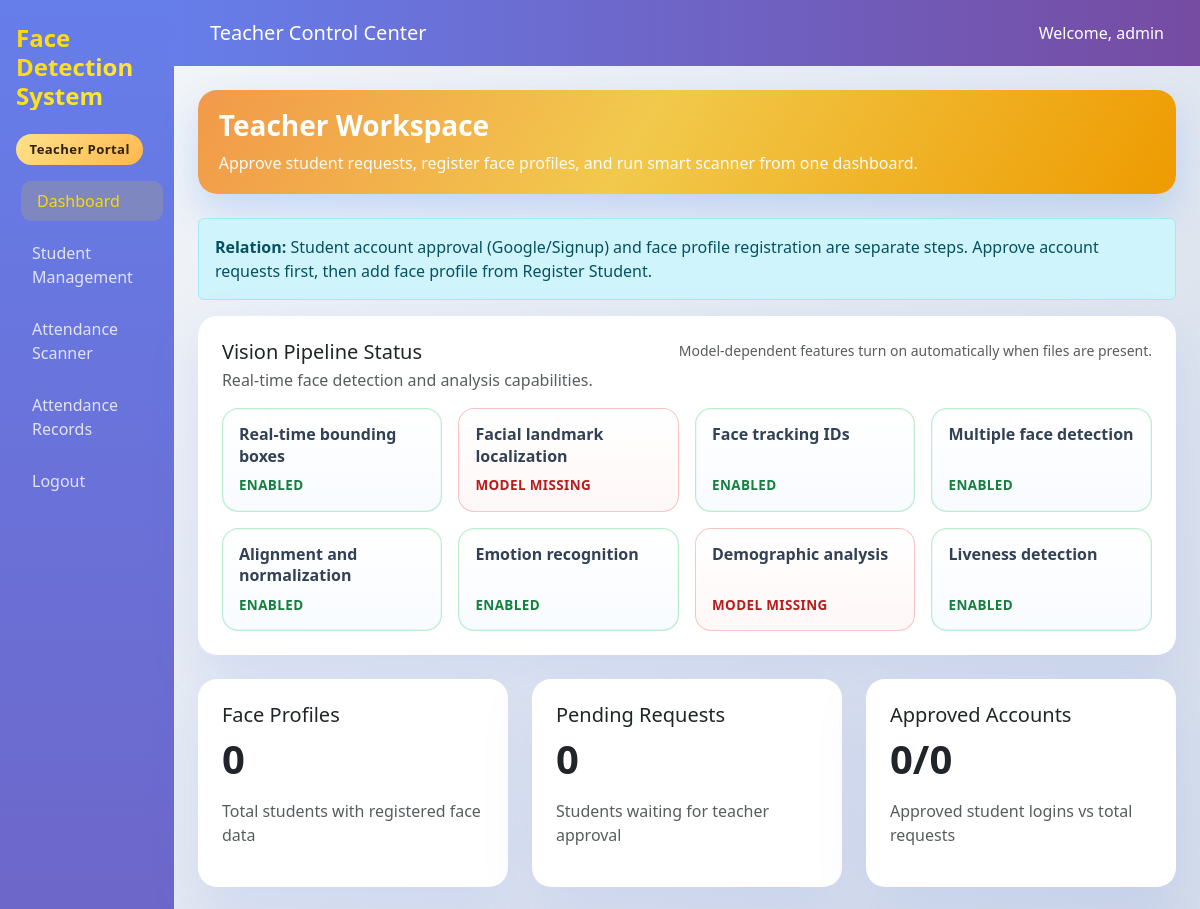
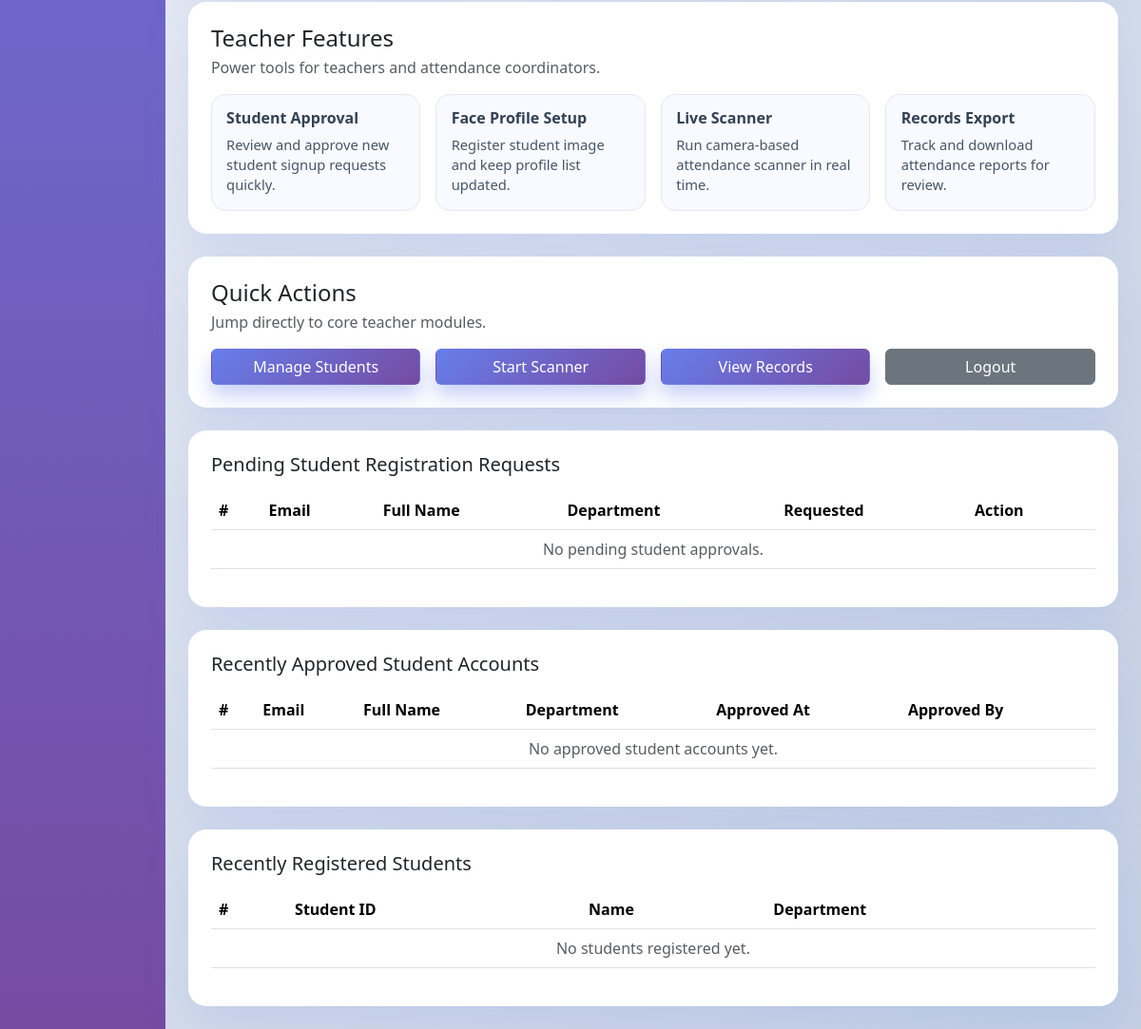
The page /admin_dashboard (signed in) on the database as committed earlier (2 pictures, top to bottom).
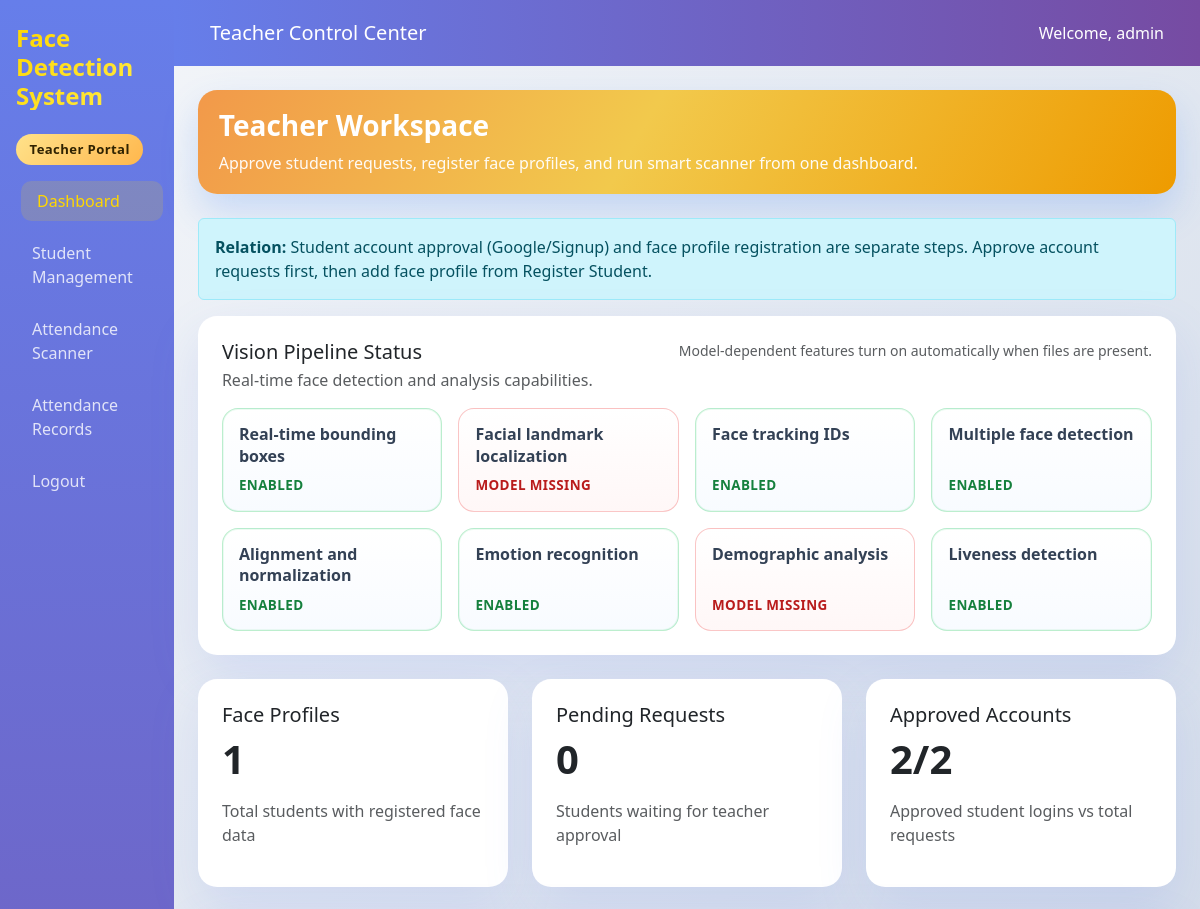
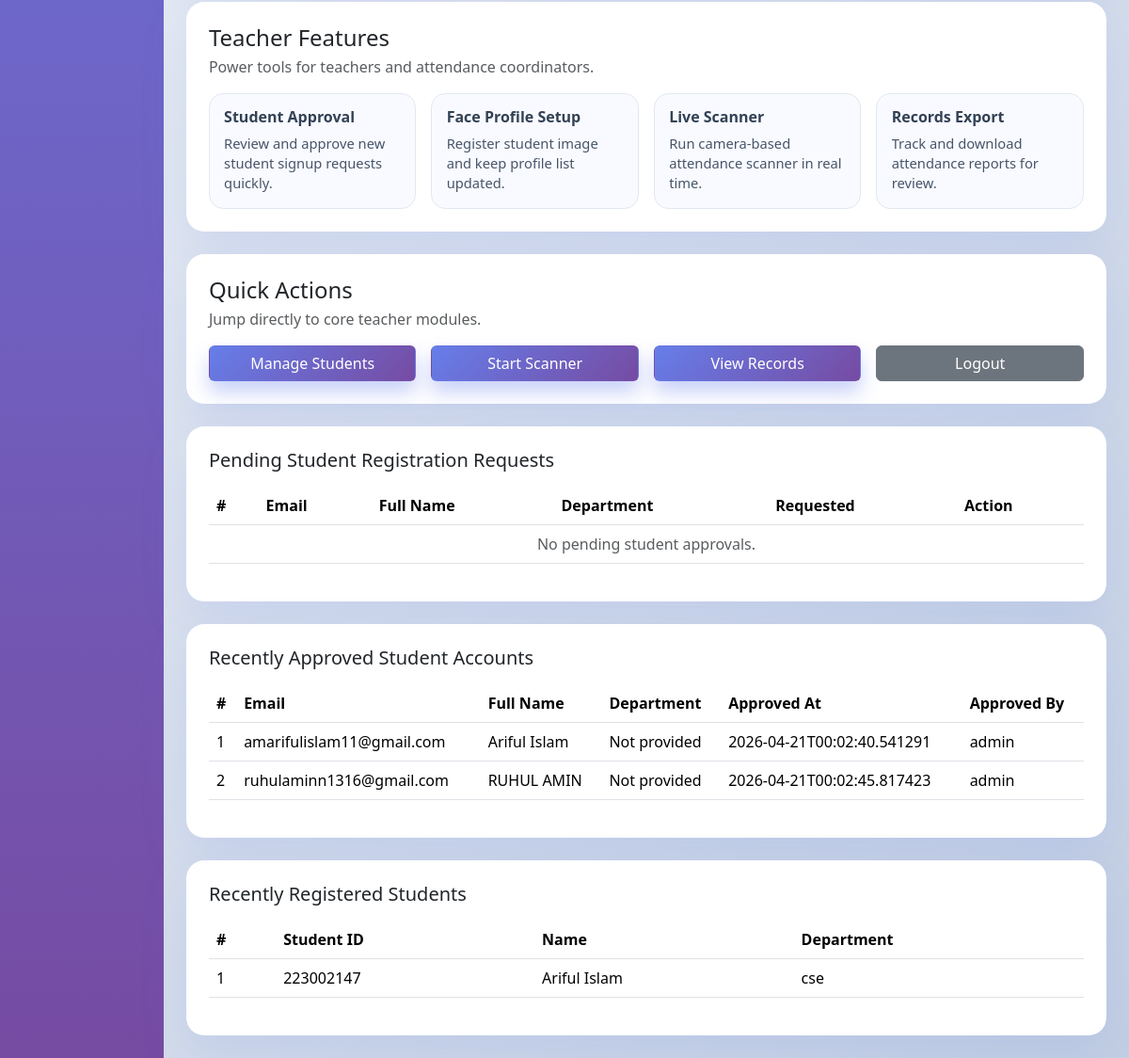
The same page on the database as committed later (2 pictures, top to bottom).
### tables this page shows
CREATE TABLE Users (
            id INTEGER PRIMARY KEY AUTOINCREMENT,
            username TEXT UNIQUE NOT NULL,
            password TEXT NOT NULL,
            role TEXT DEFAULT 'user'
        , full_name TEXT, department TEXT, approval_status TEXT DEFAULT 'pending', created_at TEXT, approved_at TEXT, approved_by TEXT, auth_provider TEXT DEFAULT 'password');

CREATE TABLE Students (
            id INTEGER PRIMARY KEY AUTOINCREMENT,
            student_id TEXT UNIQUE NOT NULL,
            name TEXT NOT NULL,
            department TEXT NOT NULL,
            image_path TEXT NOT NULL
        );

### app.py (the view)
@app.route("/admin_dashboard")
def admin_dashboard():
    if not session.get("user") or session.get("role") != "admin":
        return redirect(url_for("login"))
    today = datetime.now().strftime("%Y-%m-%d")
    conn = get_db()
    student_count = conn.execute("SELECT COUNT(*) FROM Students").fetchone()[0]
    total_student_accounts = conn.execute(
        "SELECT COUNT(*) FROM Users WHERE role = 'student'"
    ).fetchone()[0]
    approved_student_accounts = conn.execute(
        "SELECT COUNT(*) FROM Users WHERE role = 'student' AND approval_status = 'approved'"
    ).fetchone()[0]
    pending_student_requests = conn.execute(
        "SELECT COUNT(*) FROM Users WHERE role = 'student' AND approval_status = 'pending'"
    ).fetchone()[0]
    pending_users = conn.execute(
        "SELECT id, username, full_name, department, created_at FROM Users WHERE role = 'student' AND approval_status = 'pending' ORDER BY id DESC"
    ).fetchall()
    approved_users = conn.execute(
        "SELECT username, full_name, department, approved_at, approved_by FROM Users WHERE role = 'student' AND approval_status = 'approved' ORDER BY id DESC LIMIT 10"
    ).fetchall()
    total_records = conn.execute("SELECT COUNT(*) FROM Attendance").fetchone()[0]
    today_records = conn.execute(
        "SELECT COUNT(*) FROM Attendance WHERE date = ?", (today,)
    ).fetchone()[0]
    trend_days = [(datetime.now() - timedelta(days=offset)).strftime("%Y-%m-%d") for offset in range(6, -1, -1)]
    trend_map = {day: 0 for day in trend_days}
    trend_rows = conn.execute(
        "SELECT date, COUNT(*) AS total FROM Attendance WHERE date >= ? AND date <= ? GROUP BY date",
        (trend_days[0], trend_days[-1]),
    ).fetchall()
    for row in trend_rows:
        trend_map[row["date"]] = row["total"]
    chart_labels = [datetime.strptime(day, "%Y-%m-%d").strftime("%d %b") for day in trend_days]
    chart_values = [trend_map[day] for day in trend_days]
    dept_rows = conn.execute(
        """
        SELECT COALESCE(Students.department, 'Unassigned') AS department, COUNT(*) AS total
        FROM Attendance
        LEFT JOIN Students ON Students.student_id = Attendance.student_id
        GROUP BY COALESCE(Students.department, 'Unassigned')
        ORDER BY total DESC
        LIMIT 6
        """
    ).fetchall()
    dept_labels = [row["department"] for row in dept_rows]
    dept_values = [row["total"] for row in dept_rows]
    recent_students = conn.execute(
        "SELECT * FROM Students ORDER BY id DESC LIMIT 5"
    ).fetchall()
    conn.close()
    capability_status = {
        "real_time_boxes": True,
        "facial_landmarks": has_facemark_support() and os.path.exists(LBF_LANDMARK_MODEL),
        "face_tracking": True,
        "multiple_faces": True,
        "alignment_normalization": True,
        "emotion_recognition": True,
        "demographic_analysis": all(
            os.path.exists(path) for path in [AGE_PROTO, AGE_MODEL, GENDER_PROTO, GENDER_MODEL]
        ),
        "liveness_detection": True,
    }
    capability_items = [
        ("real_time_boxes", "Real-time bounding boxes"),
        ("facial_landmarks", "Facial landmark localization"),
        ("face_tracking", "Face tracking IDs"),
        ("multiple_faces", "Multiple face detection"),
        ("alignment_normalization", "Alignment and normalization"),
        ("emotion_recognition", "Emotion recognition"),
        ("demographic_analysis", "Demographic analysis"),
        ("liveness_detection", "Liveness detection"),
    ]
    return render_template(
        "dashboard.html",
        student_count=student_count,
        total_student_accounts=total_student_accounts,
        approved_student_accounts=approved_student_accounts,
        pending_student_requests=pending_student_requests,
        pending_users=pending_users,
        approved_users=approved_users,
        total_records=total_records,
        today_records=today_records,
        chart_labels=chart_labels,
        chart_values=chart_values,
        dept_labels=dept_labels,
        dept_values=dept_values,
        recent_students=recent_students,
        capability_status=capability_status,
        capability_items=capability_items,
        is_admin=True,
    )

### app.py (called while the page is built)
def get_db():
    connection = sqlite3.connect(DATABASE)
    connection.row_factory = sqlite3.Row
    return connection

def has_facemark_support():
    return hasattr(cv2, "face") and hasattr(cv2.face, "createFacemarkLBF")

### templates/dashboard.html (shortened to what the changed rows need)
<!doctype html>
<html lang="en">
  <head>
    <link href="https://cdn.jsdelivr.net/npm/bootstrap@5.3.2/dist/css/bootstrap.min.css" rel="stylesheet" />
    <link rel="stylesheet" href="{{ url_for('static', filename='css/style.css') }}" />
  </head>
  <body>
    <div class="d-flex">
      <div class="flex-grow-1">
        <main class="p-4">
          <div class="card card-custom p-4 mb-4">
            <div class="row g-3">
              {% for capability_key, capability_label in capability_items %}
              <div class="col-sm-6 col-lg-3">
                <div class="capability-pill {{ 'available' if capability_status.get(capability_key) else 'unavailable' }}">
                  <span>{{ capability_label }}</span>
                  <strong>{{ 'Enabled' if capability_status.get(capability_key) else 'Model missing' }}</strong>
                </div>
              </div>
              {% endfor %}
            </div>
          </div>
          <div class="row g-4 mb-4">
            <div class="col-md-4">
              <div class="card card-custom p-4 h-100">
                {% if is_admin %}
                <h5>Face Profiles</h5>
                <p class="display-6 fw-bold">{{ student_count }}</p>
                <p class="text-muted">Total students with registered face data</p>
                {% else %}
                <h5>Profile Status</h5>
                <p class="display-6 fw-bold">Approved</p>
                <p class="text-muted">Your student portal access is active</p>
                {% endif %}
              </div>
            </div>
            <div class="col-md-4">
              <div class="card card-custom p-4 h-100">
                {% if is_admin %}
                <h5>Approved Accounts</h5>
                <p class="display-6 fw-bold">{{ approved_student_accounts }}/{{ total_student_accounts }}</p>
                <p class="text-muted">Approved student logins vs total requests</p>
                {% else %}
                <h5>Total Records</h5>
                <p class="display-6 fw-bold">{{ total_records }}</p>
                <p class="text-muted">All attendance entries in the system</p>
                {% endif %}
              </div>
            </div>
          </div>
          {% if is_admin %}
          <div class="card card-custom p-4 mt-4">
            <div class="table-responsive">
              <table class="table table-hover align-middle">
                <thead>
                  <tr>
                    <th>#</th>
                    <th>Email</th>
                    <th>Full Name</th>
                    <th>Department</th>
                    <th>Requested</th>
                    <th>Action</th>
                  </tr>
                </thead>
              </table>
            </div>
          </div>
          {% endif %}
          {% if is_admin %}
          <div class="card card-custom p-4 mt-4">
            <div class="table-responsive">
              <table class="table table-hover align-middle">
                <thead>
                  <tr>
                    <th>#</th>
                    <th>Email</th>
                    <th>Full Name</th>
                    <th>Department</th>
                    <th>Approved At</th>
                    <th>Approved By</th>
                  </tr>
                </thead>
                <tbody>
                  {% if approved_users %}
                    {% for user in approved_users %}
                      <tr>
                        <td>{{ loop.index }}</td>
                        <td>{{ user['username'] }}</td>
                        <td>{{ user['full_name'] or 'Not provided' }}</td>
                        <td>{{ user['department'] or 'Not provided' }}</td>
                        <td>{{ user['approved_at'] or '-' }}</td>
                        <td>{{ user['approved_by'] or '-' }}</td>
                      </tr>
                    {% endfor %}
                  {% else %}
                    <tr>
                      <td colspan="6" class="text-center text-muted">No approved student accounts yet.</td>
                    </tr>
                  {% endif %}
                </tbody>
              </table>
            </div>
          </div>
          {% endif %}
          {% if is_admin %}
          <div class="card card-custom p-4 mt-4">
            <div class="table-responsive">
              <table class="table table-hover align-middle">
                <thead>
                  <tr>
                    <th>#</th>
                    <th>Student ID</th>
                    <th>Name</th>
                    <th>Department</th>
                  </tr>
                </thead>
                <tbody>
                  {% if recent_students %}
                    {% for student in recent_students %}
                      <tr>
                        <td>{{ loop.index }}</td>
                        <td>{{ student['student_id'] }}</td>
                        <td>{{ student['name'] }}</td>
                        <td>{{ student['department'] }}</td>
                      </tr>
                    {% endfor %}
                  {% else %}
                    <tr>
                      <td colspan="4" class="text-center text-muted">No students registered yet.</td>
                    </tr>
                  {% endif %}
                </tbody>
              </table>
            </div>
          </div>
          {% endif %}
        </main>
      </div>
    </div>
  </body>
</html>

Rows that differ between the two databases and show on the page:
added Users: username "amarifulislam11@gmail.com", full_name "Ariful Islam", user "Not provided", approved_at "2026-04-21T00:02:40.541291", approved_by "admin"
added Users: username "ruhulaminn1316@gmail.com", full_name "RUHUL AMIN", user "Not provided", approved_at "2026-04-21T00:02:45.817423", approved_by "admin"
added Students: student_id "223002147", name "Ariful Islam", department "cse"
Other text that changed with them:
{{ student_count }}: "0" → "1"
{{ approved_student_accounts }}: "0" → "2"
{{ total_student_accounts }}: "0" → "2"
text no longer shown: "No approved student accounts yet. No students registered yet."
